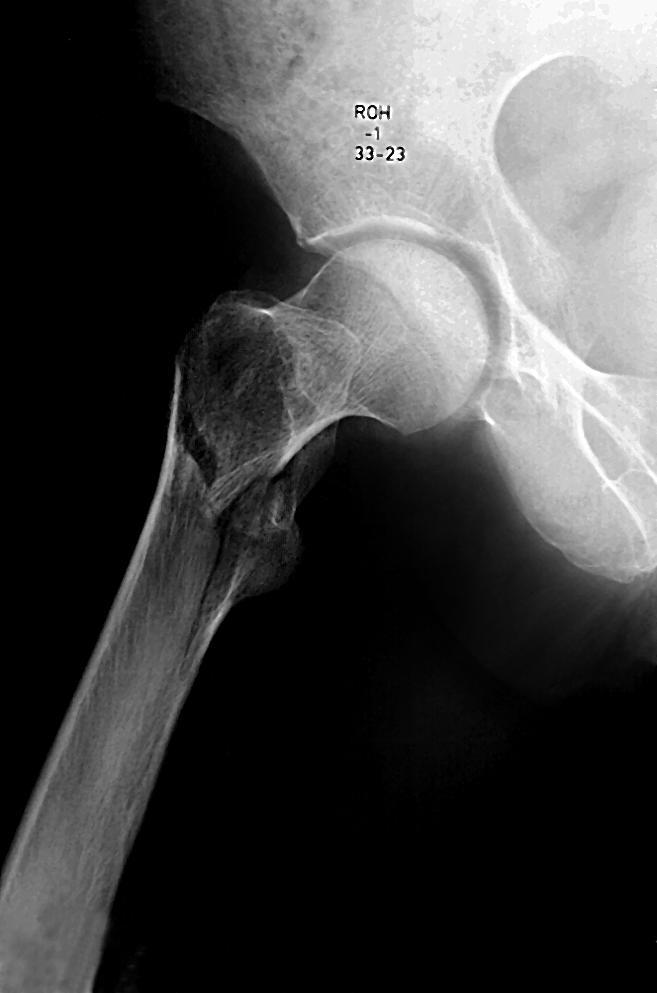
#> input picture Datasets/AO/Invertidas/31-A1.1 ROH3323A.-1.jpg, 657 x 993 px, given as the content of the folder ./Datasets/AO/31-/inv/, which was not available
$ python invert.py
#> lines starting #> are read from the running program, lines starting #| are printed output that depends on the picture

import os
from PIL import Image

def invertir_colores_si_no_es_negro(imagen):
    # Abrir la imagen

    img = Image.open(imagen)
    img = img.convert('RGB')


    # Obtener el color del pixel de la esquina superior izquierda
    color_esquina_superior_izquierda = img.getpixel((0, 0))
    # Si el color no es negro, invertir los colores de la imagen
    if color_esquina_superior_izquierda >= (160, 160, 160):
        img = Image.eval(img, lambda x: 255 - x)
        # Guardar la imagen modificada en el directorio "Invertidas" en el mismo directorio que las imágenes originales
        ruta_guardado = os.path.join(os.path.dirname(imagen), "Invertidas", os.path.basename(imagen))
        img.save(ruta_guardado)

    else:
        # Si el color es negro, guardar la imagen sin cambios en el directorio "Invertidas" en el mismo directorio que las imágenes originales
        ruta_guardado = os.path.join(os.path.dirname(imagen), "Invertidas", os.path.basename(imagen))
        img.save(ruta_guardado)

def invertir(imagen):

    img = Image.open(imagen)
#> img is the input picture: PIL image 657x993 RGB; min 0, max 255, mean 66.3
    img = img.convert('RGB')
    img = Image.eval(img, lambda x: 255 - x)
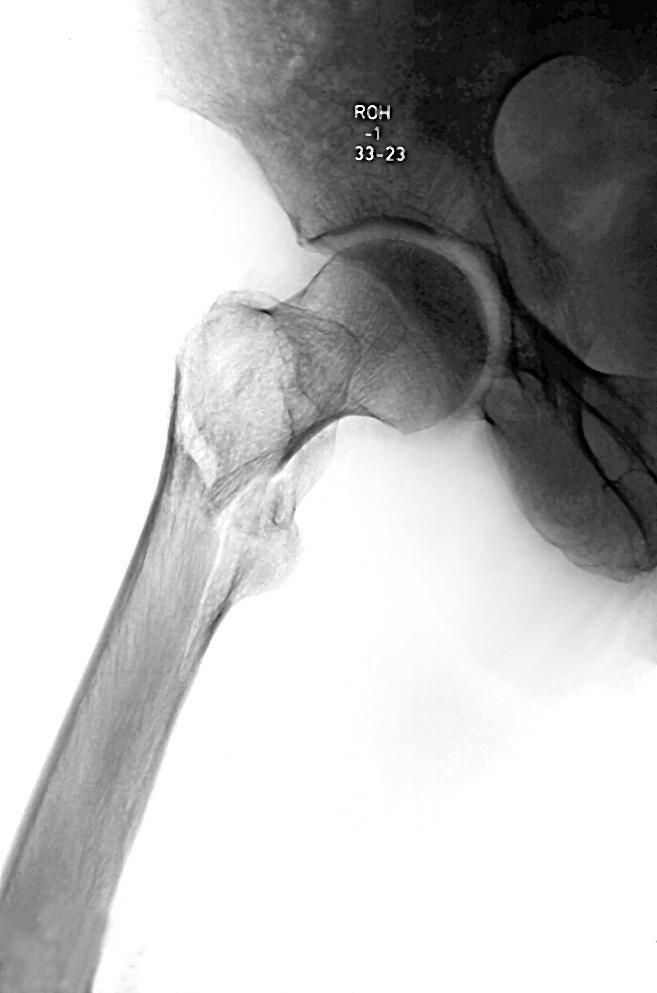
#> img: PIL image 657x993 RGB; min 0, max 255, mean 188.7
    # Guardar la imagen modificada en el directorio "Invertidas" en el mismo directorio que las imágenes originales
    ruta_guardado = os.path.join(os.path.dirname(imagen), "Invertidas", os.path.basename(imagen))
    img.save(ruta_guardado)


def main():

    # Definir la ruta del directorio
    directorio = "./Datasets/AO/31-/inv/"

    # Obtener la ruta completa del directorio "Invertidas"
    ruta_invertidas = os.path.join(directorio, "Invertidas")

    # Verificar si el directorio "Invertidas" existe, si no, crearlo
    if not os.path.exists(ruta_invertidas):
        os.makedirs(ruta_invertidas)

    # Obtener la lista de archivos en el directorio
    archivos = os.listdir(directorio)

    # Filtrar solo los archivos de imagen
    imagenes = [archivo for archivo in archivos if archivo.endswith((".jpg", ".jpeg", ".png"))]

    # Procesar cada imagen
    for imagen in imagenes:
        ruta_imagen = os.path.join(directorio, imagen)
        invertir(ruta_imagen)


main()

$ run again, on Datasets/AO/Invertidas/31-A3.3 PFN F.-1.jpg
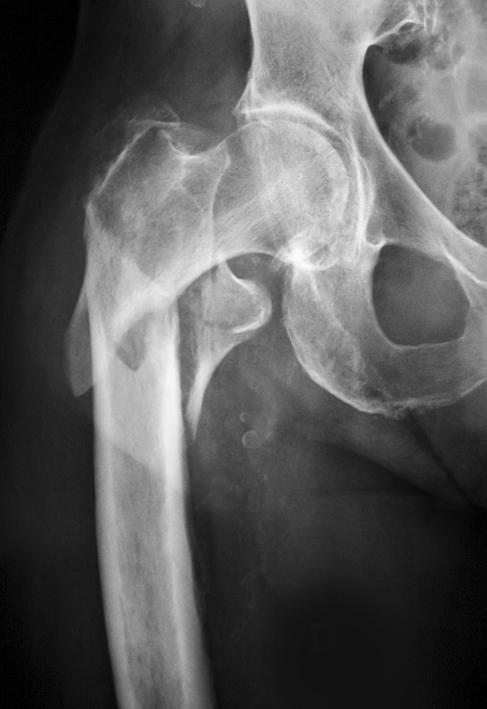
#> input picture Datasets/AO/Invertidas/31-A3.3 PFN F.-1.jpg, 487 x 709 px, given as the content of the folder ./Datasets/AO/31-/inv/, which was not available
#> in invertir, img is the input picture: PIL image 487x709 RGB; min 0, max 255, mean 90.2
#> in invertir, `img = Image.eval(img, lambda x: 255 - x)`:
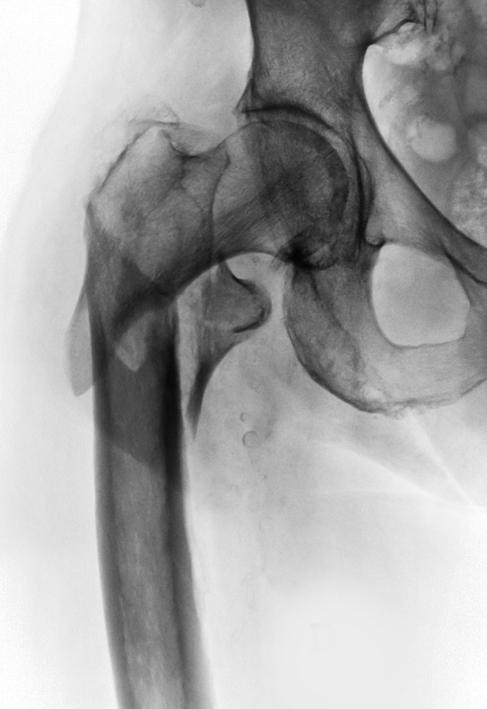
#> img: PIL image 487x709 RGB; min 0, max 255, mean 164.8

$ run again, on Datasets/AO/Invertidas/31-A3.3 ROH1420F.-1.jpg
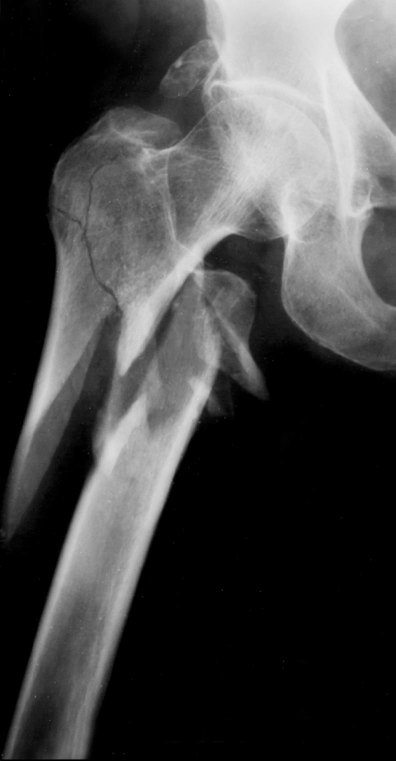
#> input picture Datasets/AO/Invertidas/31-A3.3 ROH1420F.-1.jpg, 791 x 1521 px, given as the content of the folder ./Datasets/AO/31-/inv/, which was not available (shown at 1/2 size)
#> in invertir, img is the input picture: PIL image 791x1521 RGB; min 0, max 236, mean 68.4
#> in invertir, `img = Image.eval(img, lambda x: 255 - x)`:
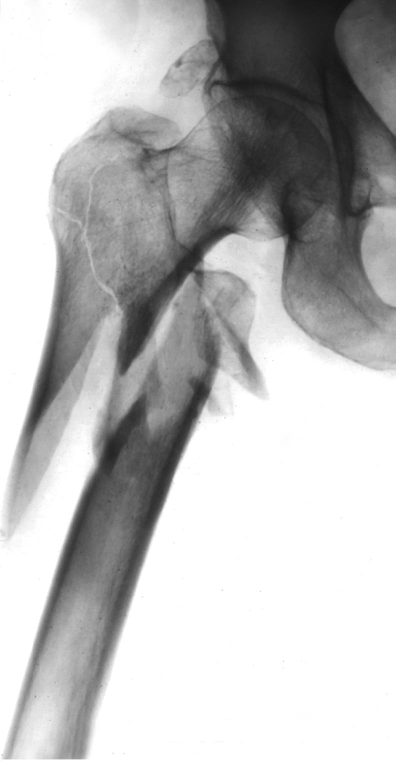
#> img: PIL image 791x1521 RGB (shown at 1/2 size); min 19, max 255, mean 186.6

$ run again, on Datasets/AO/Invertidas/31-A3.3 ROH2040F.-1.jpg
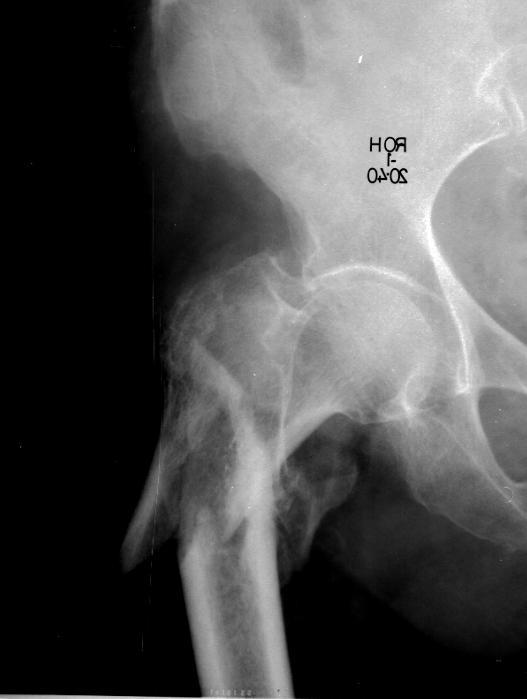
#> input picture Datasets/AO/Invertidas/31-A3.3 ROH2040F.-1.jpg, 527 x 699 px, given as the content of the folder ./Datasets/AO/31-/inv/, which was not available
#> in invertir, img is the input picture: PIL image 527x699 RGB; min 0, max 255, mean 83.1
#> in invertir, `img = Image.eval(img, lambda x: 255 - x)`:
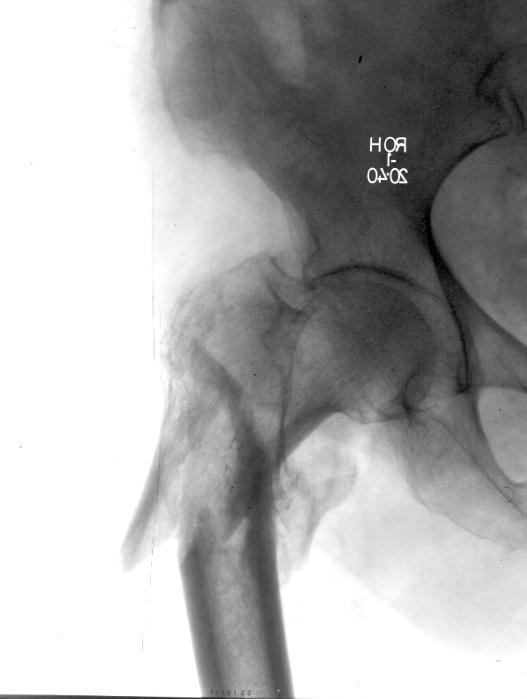
#> img: PIL image 527x699 RGB; min 0, max 255, mean 171.9
